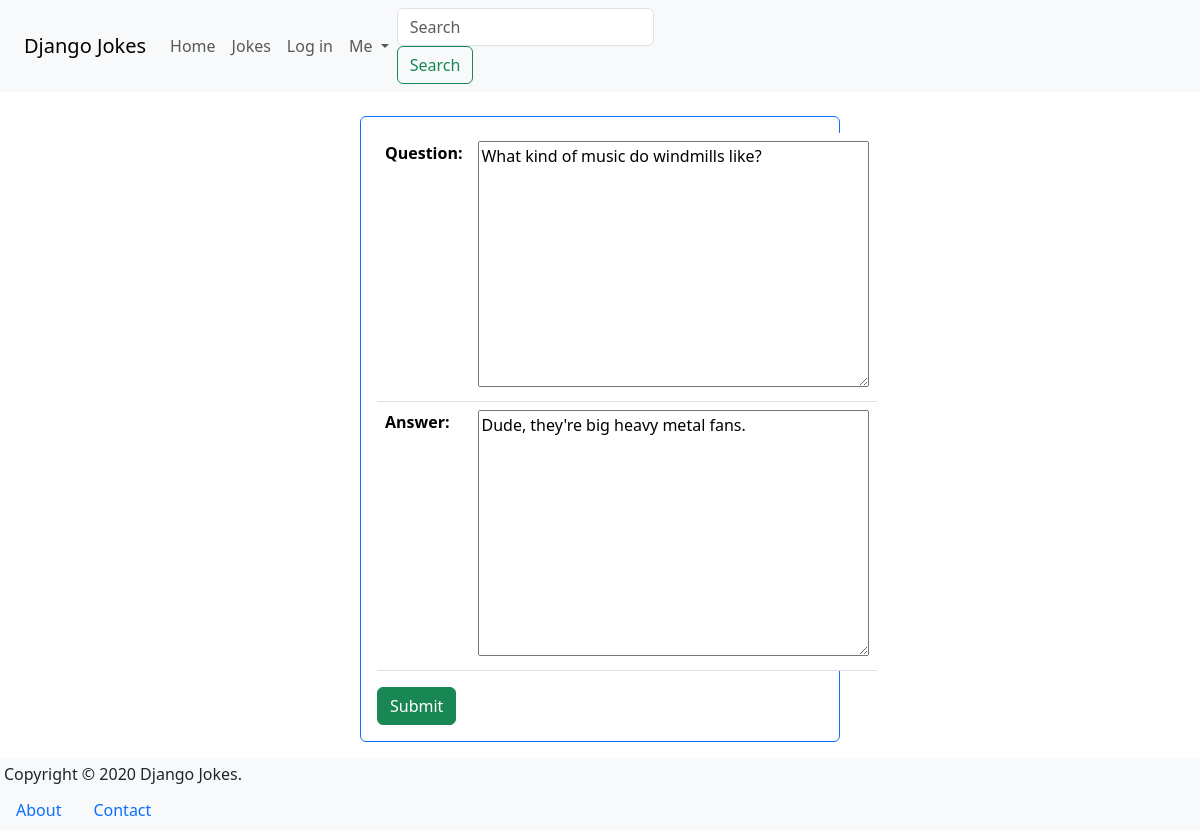
Screenshot of /jokes/joke/2/update/ with the database file from the repository.
### jokes/models.py (models this page shows, shortened)
class Joke(models.Model):
    question = models.TextField(max_length=200)
    answer = models.TextField(max_length=100, blank=True)
    created = models.DateTimeField(auto_now_add=True)
    updated = models.DateTimeField(auto_now=True)

### jokes/views.py (the view)
# urls.py: path('joke/<int:pk>/update/', JokeUpdateView.as_view(), name='update'),
class JokeUpdateView(UpdateView):
    model = Joke
    fields = ['question', 'answer']

### templates/jokes/joke_form.html (shortened to what this page needs)
{% extends "_base.html" %}
{% block main %}
    <div class="card border-primary m-auto mb-3 p-3"
        style="max-width: 30rem">
        <form method="post">
            <table class="table">
                {{ form.as_table }}
            </table>
            <button class="btn btn-success float-right">Submit</button>
        </form>
    </div>
{% endblock %}

### rows the page displays
Joke: question "What kind of music do windmills like?", answer "Dude, they're big heavy metal fans."
